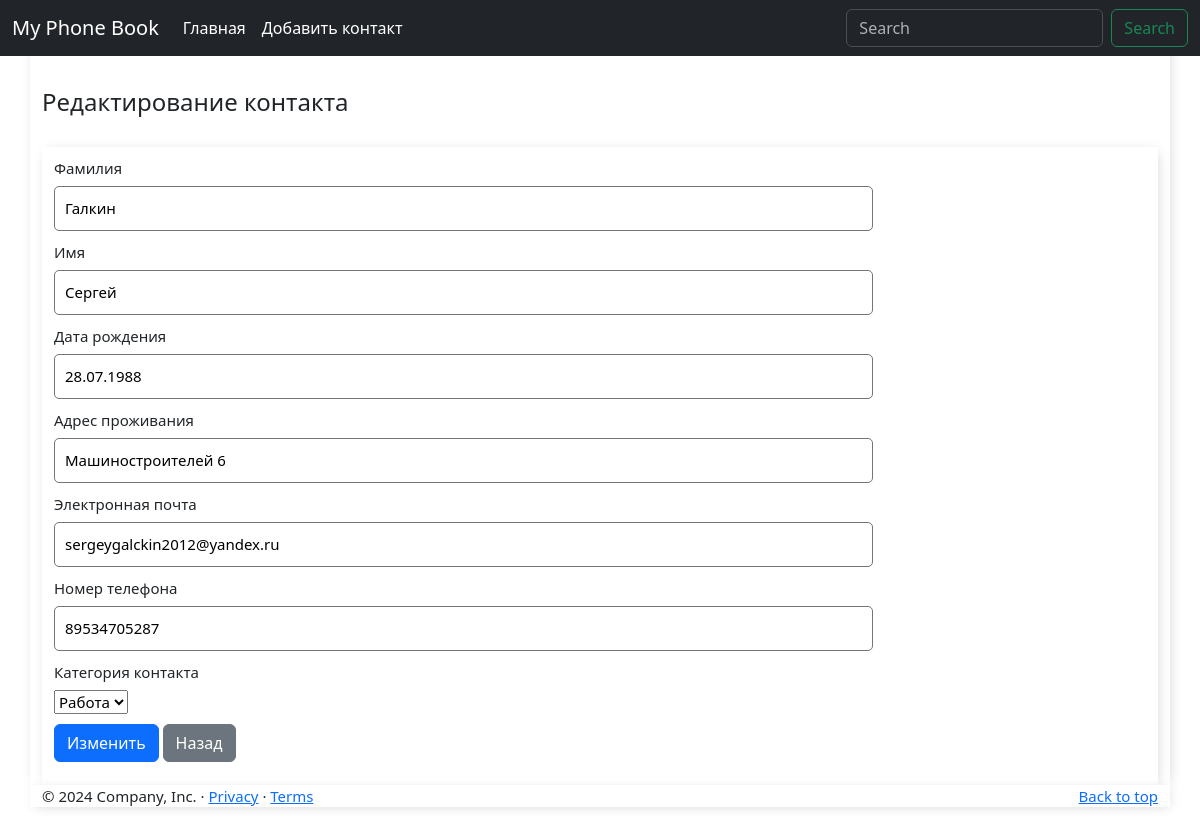
The app's page /edit_contact/1/ with its own data.
### phone_book_app/models.py (models this page shows, shortened)
class Contact(models.Model):
    CATEGORY_CHOICES = (
        ('Друзья', 'Друзья'),
        ('Семья', 'Семья'),
        ('Работа', 'Работа'),
    )
    last_name = models.CharField(max_length=50, verbose_name='Фамилия')
    first_name = models.CharField(max_length=50, verbose_name='Имя')
    date_of_birth = models.DateField(verbose_name='Дата рождения', null=True, blank=True)
    address = models.CharField(max_length=100, verbose_name='Адрес проживания')
    email = models.CharField(max_length=100, verbose_name='Электронная почта')
    phone_number = models.CharField(max_length=15, verbose_name='Номер телефона')
    category = models.CharField(max_length=10, verbose_name='Категория контакта', choices=CATEGORY_CHOICES)

### phone_book_app/views.py (the view)
# urls.py: path('edit_contact/<int:pk>/', views.edit_contact, name='edit_contact'),
def edit_contact(request, pk):
    contact = get_object_or_404(Contact, pk=pk)
    if request.method == 'POST':
        form = ContactForm(request.POST, instance=contact)
        if form.is_valid():
            form.save()
            return redirect('index')
    else:
        form = ContactForm(instance=contact)
        context = {
            'form': form,
            'header': 'Редактирование контакта'
        }
        return render(request, 'edit_contact.html', context)

### phone_book_app/forms.py
class ContactForm(forms.ModelForm):
    class Meta:
        model = Contact
        fields = ['last_name', 'first_name', 'date_of_birth', 'address', 'email', 'phone_number', 'category']

### phone_book_app/templates/edit_contact.html (shortened to what this page needs)
{% extends 'base.html' %}
{% block content %}
<br><br><br>
<h4> {{ header }}</h4>
<br>
<div class="container">
    <form  method="POST">
        {%  for field in form  %}
        <div class="form group">
            <label for="id_{{ field.last_name }}" class="col-2 col-form-label">{{ field.label }}</label>
            <div class="col-10">
                {{ field }}
            </div>
        </div>
        {%  endfor %}
        <div class="button-container">
            <button type="submit" class="btn btn-primary" name="button">Изменить</button>
            <a href="{% url 'index' %}" class="btn btn-secondary">Назад </a>
        </div>
        <br>
    </form>
</div>
{% endblock %}

### phone_book_app/static/css/main.css (style rules this page uses)
body { background: #FAFAFA; font-family: 'Nunito Sans', sans-serif; }
.container { max-width: 550px; font-size: 15px; margin: auto; background: #ffff; -webkit-box-shadow: 2px 2px 13px -4px rgba(0, 0, 0, 0.21); box-shadow: 2px 2px 13px -4px rgba(0, 0, 0, 0.21); }
input { outline: none; border: none; }
input[type=text], input[type=password], textarea { border: 1px solid #757575; border-radius: 5px; padding: 10px; width: 90%; }
label { padding-top: 10px !important; display: block; }
::placeholder { font-weight: 300; opacity: 0.5; }
.button-container { margin-top: 10px; }

### phone_book_app/static/css/styles.css (style rules this page uses)
body { margin-top: 20px; padding-top: 20px; font-family: 'Roboto', sans-serif; height: 100vh; background-repeat: no-repeat; background-size: cover; color: black; }

### records on screen
Contact: form "Галкин" "Сергей" "28.07.1988" "Машиностроителей 6" "sergeygalckin2012@yandex.ru" "89534705287" "Работа"

### other values on screen
{{ header }} "Редактирование контакта"
{{ field.label }} "Фамилия" "Имя" "Дата рождения" "Адрес проживания" "Электронная почта" "Номер телефона" "Категория контакта"
